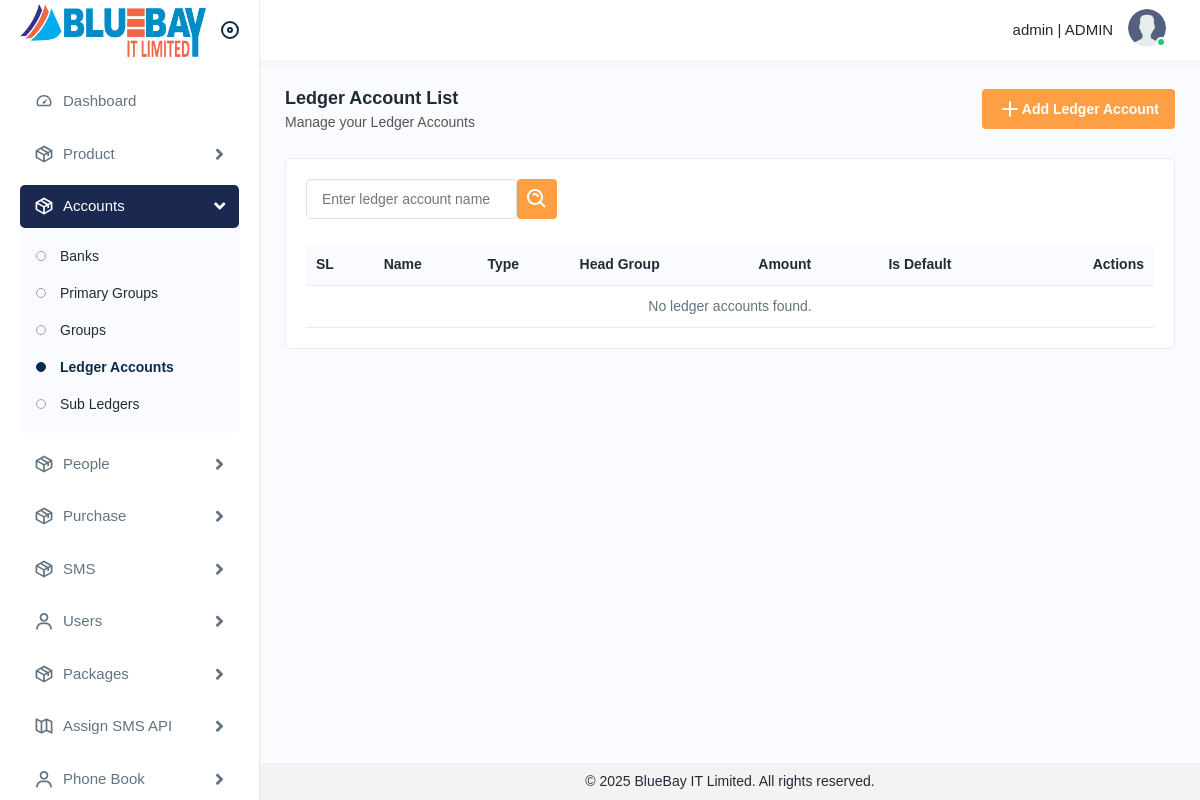
/accounts/ledgeraccounts/ (signed in), run on an earlier commit of the app's database.
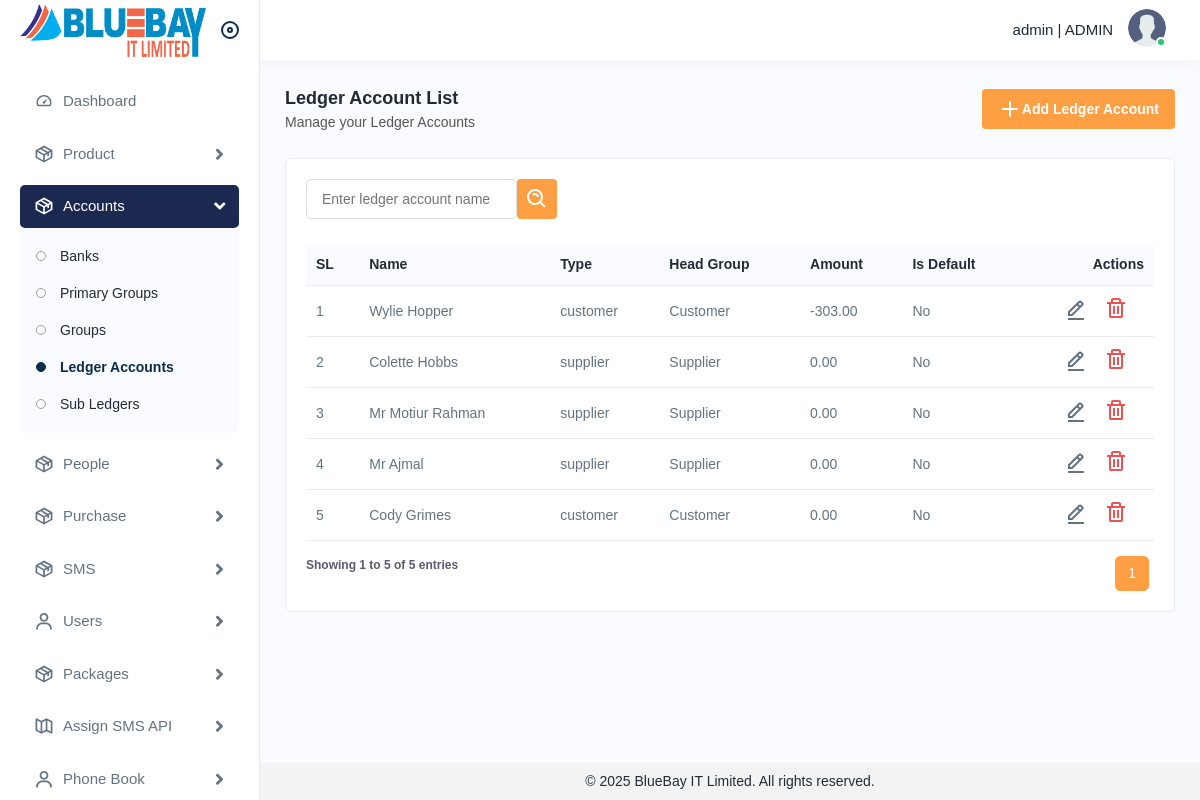
And on a later commit of the database.
### authentication/models.py (models this page shows, shortened)
class User(AbstractUser):
    class Gender(models.TextChoices):
        MALE = 'male', _('Male')
        FEMALE = 'female', _('Female')
        OTHERS = 'others', _('Others')
    class Region(models.TextChoices):
        LOCAL = 'local', _('Local')
        INTERNATIONAL = 'international', _('International')
    company_name = models.CharField(max_length=255, null=True, blank=True)
    local_masking_balance = models.DecimalField(default=0, max_digits=20, decimal_places=2, null=True, blank=True)
    local_non_masking_balance = models.DecimalField(default=0, max_digits=20, decimal_places=2, null=True, blank=True)
    local_masking_message_amount = models.IntegerField(default=0)
    local_non_masking_message_amount = models.IntegerField(default=0)
    internation_masking_balance = models.DecimalField(default=0, max_digits=20, decimal_places=2, null=True, blank=True)
    internation_non_masking_balance = models.DecimalField(default=0, max_digits=20, decimal_places=2, null=True, blank=True)
    internation_masking_message_amount = models.IntegerField(default=0)
    internation_non_masking_message_amount = models.IntegerField(default=0)
    package = models.ForeignKey('sms.Package', on_delete=models.SET_NULL, null=True, blank=True)
    region_type = models.CharField(max_length=20, choices=Region.choices, null=True, blank=True)
    primary_phone = PhoneNumberField(verbose_name='phone_number', null=True, blank=True, unique=True)
    secondary_phone = PhoneNumberField(null=True, blank=True)
    sender_show_number = models.CharField(max_length=500, null=True, blank=True)
    balance_valid_till = models.DateField(null=True, blank=True)
    is_active = models.BooleanField(default=True)
    owner_user = models.ForeignKey('self', on_delete=models.RESTRICT, null=True, blank=True)
    role = models.ForeignKey(Role, on_delete=models.RESTRICT, null=True, blank=True)
    user_group = models.ForeignKey(UserGroup, on_delete=models.RESTRICT, null=True, blank=True)
    father_name = models.CharField(max_length=255, null=True, blank=True)
    mother_name = models.CharField(max_length=255, null=True, blank=True)
    address = models.CharField(max_length=255, null=True, blank=True)
    gender = models.CharField(max_length=6, choices=Gender.choices, default=Gender.MALE)
    date_of_birth = models.DateField(null=True, blank=True)
    profile_picture = models.ImageField(upload_to="users/profile_picture/", null=True, blank=True)
    nid_image = models.ImageField(upload_to="users/nid/", null=True, blank=True)
    nid_no = models.CharField(max_length=32, null=True, blank=True)
    trade_licence_image = models.ImageField(upload_to="users/nid/", null=True, blank=True)
    trade_licence_no = models.CharField(max_length=32, null=True, blank=True)
    created_at = models.DateTimeField(auto_now_add=True)
    updated_at = models.DateTimeField(auto_now=True)
    created_by = models.ForeignKey(settings.AUTH_USER_MODEL, on_delete= models.SET_NULL, related_name="+", null=True, blank=True)
    updated_by = models.ForeignKey(settings.AUTH_USER_MODEL, on_delete= models.SET_NULL, related_name="+", null=True, blank=True)
    class Meta:
        ordering = ('-id', )

class Role(models.Model):
    name = models.CharField(max_length=255)
    created_at = models.DateTimeField(auto_now_add=True)
    updated_at = models.DateTimeField(auto_now=True)
    created_by = models.ForeignKey(settings.AUTH_USER_MODEL, on_delete= models.SET_NULL, related_name="+", null=True, blank=True)
    updated_by = models.ForeignKey(settings.AUTH_USER_MODEL, on_delete= models.SET_NULL, related_name="+", null=True, blank=True)
    class Meta:
        ordering = ('-id', )

### accounts/models.py (models this page shows, shortened)
class LedgerAccount(BaseModel):
    class BalanceType(models.TextChoices):
        CREDITORS = 'creditors', _('Creditors')
        DEBTORS = 'debtors', _('Debtors')
    name = models.CharField(max_length=100, unique=True)
    ledger_type = models.CharField(max_length=30, null=True, blank=True)
    reference_id = models.CharField(max_length=255, null=True, blank=True)
    details =  models.CharField(max_length=255, null=True, blank=True)
    head_group = models.ForeignKey(Group, on_delete=models.RESTRICT, null=True, blank=True)
    amount = models.DecimalField(default=0, max_digits=50, decimal_places=2,blank=True)
    note = models.TextField(null=True, blank=True)
    is_deletable = models.BooleanField(default=True)
    is_default = models.BooleanField(default=False)
    unique_fields = ['name']
    class Meta:
        verbose_name_plural = 'LedgerAccounts'
        ordering = ['-id',]

class Group(BaseModel):
    name = models.CharField(max_length=200)
    head_group = models.ForeignKey('self', on_delete=models.RESTRICT, null=True, blank=True, related_name='children')
    head_primarygroup = models.ForeignKey(PrimaryGroup, on_delete=models.RESTRICT, null=True, blank=True)
    is_deletable = models.BooleanField(default=True)
    is_primary = models.BooleanField(default=False)
    is_default = models.BooleanField(default=False)
    unique_fields = ['name']
    def __str__(self):
        return f"{self.name}"

### accounts/views/ledgeraccount.py (the view)
class LedgerAccountListView(LoginRequiredMixin, ListView):
    model = LedgerAccount
    template_name = 'ledgeraccount/list.html'
    context_object_name = 'ledgeraccount_list'
    def get_queryset(self):
        queryset = super().get_queryset()
        search = self.request.GET.get('search_input', '').strip()
        if search:
            queryset = queryset.filter(name__icontains=search)
        return queryset
    def get_context_data(self, **kwargs):
        context = super().get_context_data(**kwargs)
        queryset = context.get('ledgeraccount_list')
        paginator = Paginator(queryset, 50)
        page_number = self.request.GET.get('page')
        page_obj = paginator.get_page(page_number)
        context['ledgeraccount_list'] = page_obj
        context['filter_search_input'] = self.request.GET.get('search_input', '')
        return context
    def render_to_response(self, context, **response_kwargs):
        if self.request.headers.get('x-requested-with') == 'XMLHttpRequest':
            html = render_to_string('ledgeraccount/_table_fragment.html', context=context, request=self.request)
            return JsonResponse({'html': html})
        return super().render_to_response(context, **response_kwargs)

### accounts/templates/ledgeraccount/list.html (shortened to what this page needs)
{% extends 'base.html' %}
{% load static %}
{% block base %}
<div class="page-wrapper">
    <div class="content">
        <div class="page-header">
            <div class="page-title">
                <h4>Ledger Account List</h4>
                <h6>Manage your Ledger Accounts</h6>
            </div>
            <div class="page-btn">
                <a href="{% url 'ledgeraccount_create' %}" class="btn btn-added">
                    <img src="{% static 'img/icons/plus.svg' %}" alt="img"> Add Ledger Account
                </a>
            </div>
        </div>
        <div class="card">
            <div class="card-body">
                <form id="filterForm" method="get" action="{% url 'ledgeraccount_list' %}">
                    <div class="table-top">
                        <div class="search-set">
                            <div class="form-group mb-0">
                                <input type="text" name="search_input" placeholder="Enter ledger account name" value="{{ filter_search_input }}">
                            </div>
                            <div class="col-lg-2 col-sm-6 col-12 pl-3">
                                <div class="form-group mb-0">
                                    <button type="submit" class="btn btn-filters"><img src="{% static 'img/icons/search-whites.svg' %}" alt="img"></button>
                                </div>
                            </div>
                        </div>
                    </div>
                </form>
                {% include 'ledgeraccount/_table_fragment.html' %}
            </div>
        </div>
    </div>
</div>
{% endblock base %}

### templates/particals/navbar.html (shortened to what this page needs)
{% load static %}
    <div class="header">
      <div class="header-left active">
        <a href="{% url 'home' %}" class="logo">
          <img src="{% static 'img/full-logo.png' %}" alt="" />
        </a>
        <a id="toggle_btn" href=""> </a>
      </div>
      <ul class="nav user-menu">
        <li class="nav-item dropdown has-arrow main-drop">
          <a
            href=""
            class="dropdown-toggle nav-link userset"
            data-bs-toggle="dropdown"
          >
          <span style="padding-right: 15px;">
              <span>{{ request.user.username }} </span> |
              <span class="pr-2">{{ request.user.role.name}}</span>
          </span>
            <span class="user-img"
              >
              {% if request.user.profile_picture %}
                <img src="{{request.user.profile_picture.url}}">
              {% else %}
                <img src="{% static 'img/icons/avator.png' %}">
              {% endif %}
              <span class="status online"></span
            ></span>
          </a>
        </li>
      </ul>
  </div>

### accounts/templates/ledgeraccount/_table_fragment.html (shortened to what this page needs)
{% load static %}
<div id="ledgeraccount-list">
    <div class="table-responsive">
        <table class="table">
            <thead>
                <tr>
                    <th>SL</th>
                    <th>Name</th>
                    <th>Type</th>
                    <th>Head Group</th>
                    <th>Amount</th>
                    <th>Is Default</th>
                    <th class="text-end">Actions</th>
                </tr>
            </thead>
            <tbody>
                {% for ledgeraccount in ledgeraccount_list %}
                    <tr>
                        <td>{{ ledgeraccount_list.start_index|add:forloop.counter0 }}</td>
                        <td>{{ ledgeraccount.name }}</td>
                        <td>{{ ledgeraccount.ledger_type|default:"-" }}</td>
                        <td>{{ ledgeraccount.head_group|default:"-" }}</td>
                        <td>{{ ledgeraccount.amount|default:"0.00" }}</td>
                        <td>{% if ledgeraccount.is_default %}Yes{% else %}No{% endif %}</td>
                        <td class="text-end">
                            <a class="me-3" href="{% url 'ledgeraccount_update' ledgeraccount.id %}">
                                    <img src="{% static 'img/icons/edit.svg' %}" alt="img">
                                </a>
                                {% if ledgeraccount.is_deletable %}
                                <a class="me-3 confirm-text delete-btn" href="#" data-url="{% url 'ledgeraccount_delete' ledgeraccount.id %}">
                                    <img src="{% static 'img/icons/delete.svg' %}" alt="img">
                                </a>
                                {% endif %}
                            </td>
                    </tr>
                {% empty %}
                    <tr><td colspan="7" class="text-center">No ledger accounts found.</td></tr>
                {% endfor %}
            </tbody>
        </table>
    </div>
    {% if ledgeraccount_list %}
    <div class="pagination-container d-flex justify-content-between">
        <div class="pagination table-info">
            <p>Showing {{ ledgeraccount_list.start_index }} to {{ ledgeraccount_list.end_index }} of {{ ledgeraccount_list.paginator.count }} entries</p>
        </div>
        <nav aria-label="Page navigation">
            <ul class="pagination">
                {% for num in ledgeraccount_list.paginator.page_range %}
                    {% if num >= ledgeraccount_list.number|add:-1 and num <= ledgeraccount_list.number|add:1 %}
                        <li class="page-item {% if ledgeraccount_list.number == num %}active{% endif %}">
                            <a class="page-link" href="?page={{ num }}" data-page="{{ num }}">{{ num }}</a>
                        </li>
                    {% endif %}
                {% endfor %}
            </ul>
        </nav>
    </div>
    {% endif %}
</div>

What changed in the data, as far as the page shows it:
added LedgerAccount: start_index|add "1", name "Wylie Hopper", ledger_type "customer", head_group "Customer", amount "-303.00", is_default "No"
added LedgerAccount: start_index|add "2", name "Colette Hobbs", ledger_type "supplier", head_group "Supplier", amount "0.00", is_default "No", is_deletable True (drawn)
added LedgerAccount: start_index|add "3", name "Mr Motiur Rahman", ledger_type "supplier", head_group "Supplier", amount "0.00", is_default "No", is_deletable True (drawn)
added LedgerAccount: start_index|add "4", name "Mr Ajmal", ledger_type "supplier", head_group "Supplier", amount "0.00", is_default "No", is_deletable True (drawn)
added LedgerAccount: start_index|add "5", name "Cody Grimes", ledger_type "customer", head_group "Customer", amount "0.00", is_default "No", is_deletable True (drawn)
Also different on the page:
{{ ledgeraccount_list.start_index }}: (not shown) → "1"
{{ ledgeraccount_list.end_index }}: (not shown) → "5"
{{ ledgeraccount_list.paginator.count }}: (not shown) → "5"
text no longer shown: "No ledger accounts found."
text now shown: "Showing to of entries"
new list line: "1"
